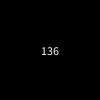
Frame 1 (no input)
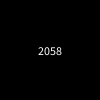
Frame 60 (the mouse pressed at the canvas centre just before this capture)
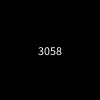
Frame 120 (the mouse held since frame 60 and released just before this capture)

The Processing sketch that drew these frames (run headless with seeded random() and noise(); from frame 60 on, the mouse is pressed at the canvas centre):

// Processing sketch: ModeSwitchTimer
// ── ModeSwitchTimer.pde
// https://forum.processing.org/two/discussion/21157/my-demo-pde-runs-way-way-slower-when-visitng-the-uploaded-version-why#latest
String mode;
int startTime;
 
void setup(){
  mode = "drawPhoto";
  blendMode(ADD);
  textAlign(CENTER,CENTER);
  background(0);
}
 
void draw(){
  if(mode=="drawPhoto"){ drawPhoto(); }
  if(mode=="fade"){ fade(); }
}
 
void drawPhoto(){
  background(0);
  fill(255);
  text(millis()-startTime, width/2, height/2);
  if(millis()>startTime+4000){
    // switch mode and reset timer
    mode="fade";
    startTime=millis();
  }
}
 
void fade(){
  fill(255,3);
  rect(0,0,width,height);
  if(millis()>startTime+2000){
    // switch mode and reset timer
    mode="drawPhoto";
    startTime=millis();
    background(0);
  }
}
